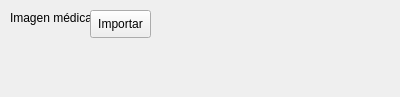
<?xml version="1.0" encoding="UTF-8"?>
<ui version="4.0">
 <class>PageImport</class>
 <widget class="QWidget" name="PageImport">
  <property name="geometry">
   <rect>
    <x>0</x>
    <y>0</y>
    <width>400</width>
    <height>97</height>
   </rect>
  </property>
  <property name="windowTitle">
   <string>Form</string>
  </property>
  <widget class="QLabel" name="label">
   <property name="geometry">
    <rect>
     <x>10</x>
     <y>10</y>
     <width>81</width>
     <height>16</height>
    </rect>
   </property>
   <property name="text">
    <string>Imagen médica</string>
   </property>
  </widget>
  <widget class="QPushButton" name="btnLoadVolume">
   <property name="geometry">
    <rect>
     <x>90</x>
     <y>10</y>
     <width>61</width>
     <height>28</height>
    </rect>
   </property>
   <property name="text">
    <string>Importar</string>
   </property>
  </widget>
 </widget>
 <resources/>
 <connections/>
</ui>
